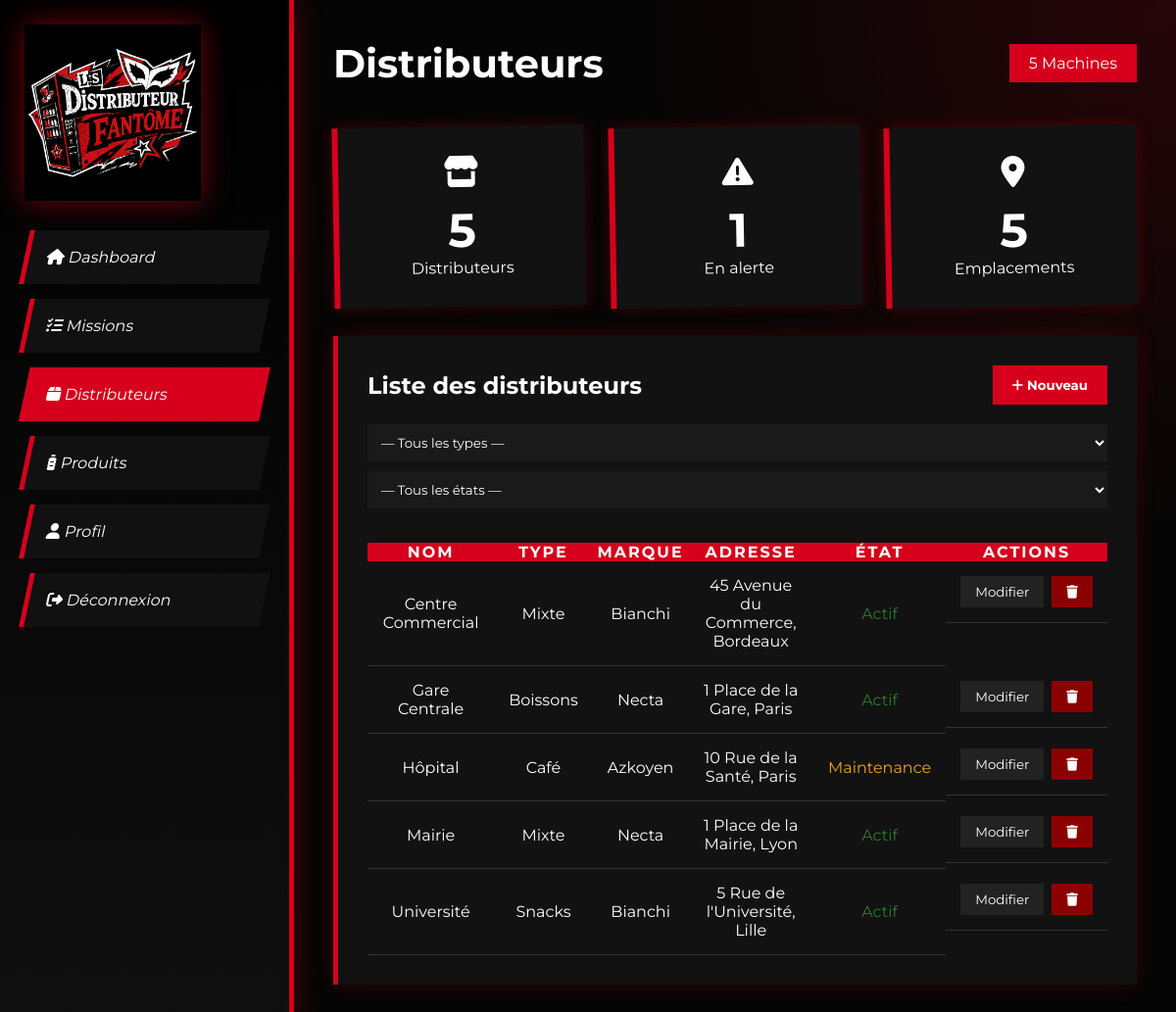
/distributeur.php (signed in), run on the app's committed database.
### tables this page shows
CREATE TABLE distributeur (
    code_dist INT AUTO_INCREMENT PRIMARY KEY,
    libelle_distrib VARCHAR(150) NOT NULL,
    description TEXT,
    adress VARCHAR(255),
    id_type INT,
    id_marque INT,
    id_etat INT DEFAULT 1,
    date_creation TIMESTAMP DEFAULT CURRENT_TIMESTAMP,
    FOREIGN KEY (id_type) REFERENCES type_distributeur(id_type),
    FOREIGN KEY (id_marque) REFERENCES marque(id_marque),
    FOREIGN KEY (id_etat) REFERENCES etat_distributer(id_etat)
);

CREATE TABLE type_distributeur (
    id_type INT AUTO_INCREMENT PRIMARY KEY,
    libelle_distributeur VARCHAR(100) NOT NULL
);

CREATE TABLE marque (
    id_marque INT AUTO_INCREMENT PRIMARY KEY,
    libelle_marque VARCHAR(100) NOT NULL
);

CREATE TABLE etat_distributer (
    id_etat INT AUTO_INCREMENT PRIMARY KEY,
    libelle_etat_distributeur VARCHAR(100) NOT NULL
);

### distributeur.php (the view, shortened to what this page needs)
<?php
$pdo = getPDO();
$nbTotal      = $pdo->query("SELECT COUNT(*) FROM distributeur")->fetchColumn();
$nbAlerte     = $pdo->query("SELECT COUNT(*) FROM distributeur WHERE id_etat != 1")->fetchColumn();
$nbVilles     = $pdo->query("SELECT COUNT(DISTINCT adress) FROM distributeur")->fetchColumn();
$filtreType = intval($_GET['type'] ?? 0);
$filtreEtat = intval($_GET['etat'] ?? 0);
$where = "WHERE 1=1";
$params = [];
$stmt = $pdo->prepare("
    SELECT d.code_dist, d.libelle_distrib, d.adress,
           td.libelle_distributeur AS type_dist,
           ma.libelle_marque,
           ea.libelle_etat_distributeur AS etat,
           d.id_etat
    FROM distributeur d
    LEFT JOIN type_distributeur td ON td.id_type = d.id_type
    LEFT JOIN marque ma ON ma.id_marque = d.id_marque
    LEFT JOIN etat_distributer ea ON ea.id_etat = d.id_etat
    $where
    ORDER BY d.libelle_distrib
");
$stmt->execute($params);
$distributeurs = $stmt->fetchAll();
?>
<!DOCTYPE html>
<html lang="fr">
<head>
    <link rel="stylesheet" href="style.css">
    <link rel="stylesheet" href="https://cdnjs.cloudflare.com/ajax/libs/font-awesome/6.5.1/css/all.min.css">
</head>
<body>
<?php include 'sidebar_manager.php'; ?>
<main>
    <header>
        <h1>Distributeurs</h1>
        <div class="date"><?= $nbTotal ?> Machines</div>
    </header>
    <div class="cards">
        <div class="card"><i class="fa-solid fa-store"></i><h3><?= $nbTotal ?></h3><p>Distributeurs</p></div>
        <div class="card"><i class="fa-solid fa-triangle-exclamation"></i><h3><?= $nbAlerte ?></h3><p>En alerte</p></div>
        <div class="card"><i class="fa-solid fa-location-dot"></i><h3><?= $nbVilles ?></h3><p>Emplacements</p></div>
    </div>
    <section class="missions">
        <div class="page-title">
            <h2>Liste des distributeurs</h2>
            <button class="btn-add" onclick="location.href='editer_distributeur.php'">
                <i class="fa-solid fa-plus"></i> Nouveau
            </button>
        </div>
        <div style="display:flex;gap:10px;flex-wrap:wrap;margin-bottom:15px;align-items:center;">
            <select onchange="location.href='?type='+this.value+'&etat=<?= $filtreEtat ?>'" style="padding:10px;background:#1a1a1a;color:white;border:none;outline:none;">
                <option value="0">— Tous les types —</option>
            </select>
            <select onchange="location.href='?type=<?= $filtreType ?>&etat='+this.value" style="padding:10px;background:#1a1a1a;color:white;border:none;outline:none;">
                <option value="0">— Tous les états —</option>
            </select>
        </div>
        <div class="table-container">
            <table>
                <tr><th>Nom</th><th>Type</th><th>Marque</th><th>Adresse</th><th>État</th><th>Actions</th></tr>
                <?php if (empty($distributeurs)): ?>
                <tr><td colspan="6" style="text-align:center;color:#666;">Aucun distributeur</td></tr>
                <?php else: ?>
                <?php foreach ($distributeurs as $d): ?>
                <tr>
                    <td><?= htmlspecialchars($d['libelle_distrib']) ?></td>
                    <td><?= htmlspecialchars($d['type_dist'] ?? '-') ?></td>
                    <td><?= htmlspecialchars($d['libelle_marque'] ?? '-') ?></td>
                    <td><?= htmlspecialchars($d['adress'] ?? '-') ?></td>
                    <td style="color:<?= $d['id_etat'] == 1 ? '#2d7a2d' : ($d['id_etat'] == 2 ? '#e6a817' : '#d6001c') ?>;">
                        <?= htmlspecialchars($d['etat']) ?>
                    </td>
                    <td style="display:flex;gap:8px;">
                        <button class="btn-action" onclick="location.href='editer_distributeur.php?id=<?= $d['code_dist'] ?>'">Modifier</button>
                        <button class="btn-delete" onclick="if(confirm('Supprimer ce distributeur ?')) location.href='distributeur.php?delete=<?= $d['code_dist'] ?>'">
                            <i class="fa-solid fa-trash"></i>
                        </button>
                    </td>
                </tr>
                <?php endforeach; ?>
                <?php endif; ?>
            </table>
        </div>
    </section>
</main>
</body>
</html>

### style.css (style rules this page uses)
:root { --red:#d6001c; --red-dark:#a30015; --black: #050505; --gray: #141414; --white: #FFFFFF; }
* { margin: 0; padding: 0; box-sizing: border-box; font-family: 'Montserrat', sans-serif; }
body { display: flex; overflow-x: hidden; min-height: 100vh; background: radial-gradient(circle at top right, rgba(227, 6, 19, .15), transparent 35%), #050505; color: white; }
main { flex: 1; padding: 40px; }
header { display: flex; justify-content: space-between; align-items: center; margin-bottom: 40px; }
header h1 { font-size: 2.5rem; }
.date { background: var(--red); padding: 10px 20px; }
.cards { display: flex; gap: 25px; justify-content: center; align-items: center; margin-top: 30px; }
.card { flex: 1; padding: 30px; background: #121212; text-align: center; border-left: 6px solid var(--red); border-radius: 0; box-shadow: 0 0 15px rgba(227, 6, 19, .25); transform: rotate(-1deg); transition: .3s; }
.card i { font-size: 2rem; margin-bottom: 15px; }
.card h3 { font-size: 3rem; }
.table-container { width: 100%; overflow-x: auto; }
.missions { background: #121212; border-left: 5px solid var(--red); box-shadow: 0 0 20px rgba(227, 6, 19, .2); padding: 30px; margin-top: 30px; text-align: center; }
table { width: 100%; border-collapse: collapse; margin-top: 20px; }
th { background: var(--red); color: white; text-transform: uppercase; letter-spacing: 2px; }
td { padding: 15px; border-bottom: 1px solid #333; justify-content: center; }
select, textarea { width:100%; max-width: 100%; padding:15px; background:#1a1a1a; color:white; border:none; outline:none; resize:vertical; }
.page-title { display:flex; justify-content:space-between; align-items:center; margin-bottom:20px; }
.btn-add { background:var(--red); color:white; border:none; padding:12px 20px; cursor:pointer; font-weight:bold; }
.btn-action { background:#222; color:white; border:none; padding:8px 15px; cursor:pointer; }
.btn-delete { background:#8b0000; color:white; border:none; padding:8px 15px; cursor:pointer; font-weight:bold; }

### data on the page
distributeur: libelle_distrib "Centre Commercial", id_type.libelle_distributeur "Mixte", id_marque.libelle_marque "Bianchi", adress "45 Avenue du Commerce, Bordeaux", id_etat.libelle_etat_distributeur "Actif"
distributeur: libelle_distrib "Gare Centrale", id_type.libelle_distributeur "Boissons", id_marque.libelle_marque "Necta", adress "1 Place de la Gare, Paris", id_etat.libelle_etat_distributeur "Actif"
distributeur: libelle_distrib "Hôpital", id_type.libelle_distributeur "Café", id_marque.libelle_marque "Azkoyen", adress "10 Rue de la Santé, Paris", id_etat.libelle_etat_distributeur "Maintenance"
distributeur: libelle_distrib "Mairie", id_type.libelle_distributeur "Mixte", id_marque.libelle_marque "Necta", adress "1 Place de la Mairie, Lyon", id_etat.libelle_etat_distributeur "Actif"
distributeur: libelle_distrib "Université", id_type.libelle_distributeur "Snacks", id_marque.libelle_marque "Bianchi", adress "5 Rue de l'Université, Lille", id_etat.libelle_etat_distributeur "Actif"

### other printed values
$nbTotal "5"
$nbAlerte "1"
$nbVilles "5"
